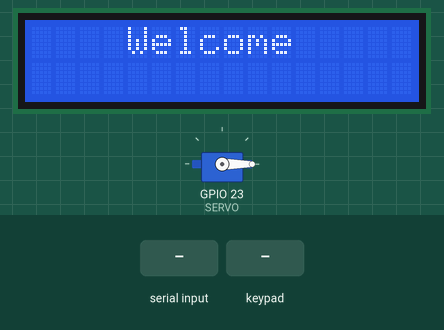
Simulated run of this sketch. Board: ESP32. Shown: servo, 16×2 character LCD. Inputs (shaded band) come from the test bench. What the sketch prints to the serial monitor is not drawn.

Above: at 1.2 s.
1.3 s: "1234" received over Serial
At 4.05 s:
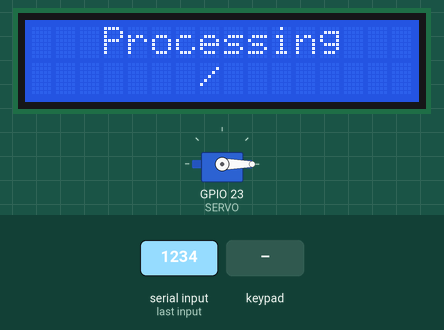
4.2 s: keypad keys 2 1 3 4 # pressed 0.4 s apart
At 6.19 s:
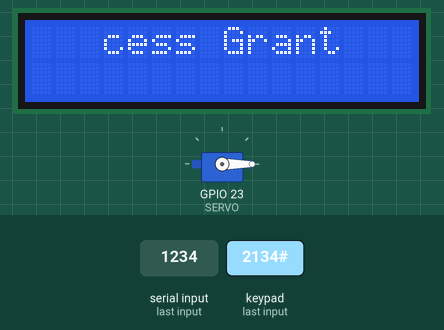
7.7 s: "1" received over Serial
10.7 s: "0" received over Serial
At 12.3 s:
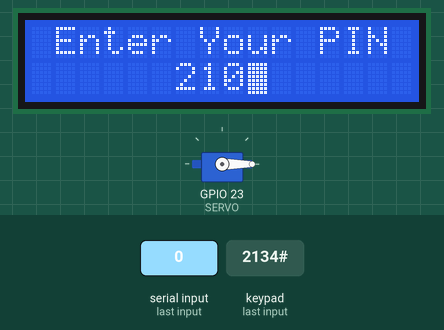
12.7 s: "2134" received over Serial
At 15.5 s:
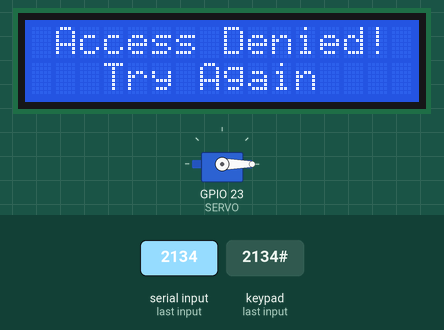

The sketch:

LCD.ino
```cpp
#include <LiquidCrystal_I2C.h>
#include <ESP32Servo.h>
#include <Keypad.h>

//SDA 21
//SCL 22
#define TRIG 16
#define ECHO 17
#define SERVO 23
#define R1 13
#define R2 12
#define R3 14
#define R4 27
#define C1 26
#define C2 25
#define C3 33
#define C4 32
#define ROWS 4
#define COLS 4

byte RowPins[ROWS] = {R1, R2, R3, R4};
byte ColPins[COLS] = {C1, C2, C3, C4};

char keys[ROWS][COLS] = {
  {'1', '2', '3', 'A'},
  {'4', '5', '6', 'B'},
  {'7', '8', '9', 'C'},
  {'*', '0', '#', 'D'},
};

LiquidCrystal_I2C lcd(0x27, 16, 2);
Keypad keypad = Keypad(makeKeymap(keys), RowPins, ColPins, ROWS, COLS);
const int PIN_CURSOR_COL = 6;
String InputPin;
enum Page { WELCOME, FADE_IN, SLIDE_IN, HOME, RUNNING };
Page currentPage = WELCOME;
unsigned long lastUpdate = 0;
int animFrame = 0;
long duration;
float distance;
float prev_dist;
unsigned long pastTime;
int distance_, xDistance;
int AdjCol = 6;
Servo servo;

void setup() {
  ESP32PWM::allocateTimer(0);
	ESP32PWM::allocateTimer(1);
	ESP32PWM::allocateTimer(2);
	ESP32PWM::allocateTimer(3);

  servo.setPeriodHertz(50);
  servo.attach(SERVO, 500, 2400);
  pinMode(TRIG, OUTPUT);
  pinMode(ECHO, INPUT);
  Serial.begin(115200);
  lcd.init();
  lcd.backlight();
  lcd.clear();
  servo.write(0);
}

// Smooth fade-in effect by toggling backlight
void fadeIn() {
  for (int i = 0; i < 3; i++) {
    lcd.noBacklight();
    delay(100);
    lcd.backlight();
    delay(100);
  }
}

// Slide text in from right
void slideText(String text, int row, int finalPos, int delayMs = 50) {
  int startPos = 16;
  for (int pos = startPos; pos >= finalPos; pos--) {
    lcd.setCursor(0, row);
    lcd.print("                "); // Clear row
    lcd.setCursor(pos, row);
    lcd.print(text);
    delay(delayMs);
  }
}

// Center text on LCD (16 chars wide)
void printCentered(String text, int row) {
  int pos = (16 - text.length()) / 2;
  lcd.setCursor(pos, row);
  lcd.print(text);
}

// Typewriter effect
void typeWriter(String text, int col, int row, int delayMs = 150) {
  for (int i = 0; i < text.length(); i++) {
    lcd.setCursor(col + i, row);
    lcd.print(text[i]);
    delay(delayMs);
  }
}

// Animated welcome sequence
void showWelcome() {
  lcd.clear();
  lcd.noCursor();
  lcd.noBlink();

  // Fade in
  // fadeIn();
  // delay(300);

  // Slide in "Welcome"
  slideText("Welcome", 0, 4, 40);
  delay(500);

  delay(1000);

  // Smooth transition to home
  // for (int i = 0; i < 16; i++) {
  //   lcd.scrollDisplayLeft();
  //   delay(100);
  // }
}

// Animated transition to home page
void transitionToHome() {
  lcd.clear();

  // Wipe effect - reveal text line by line
  String line1 = "Enter Your PIN";
  String line2 = "____";

  for (int i = 0; i <= line1.length(); i++) {
    lcd.setCursor(1, 0);
    lcd.print(line1.substring(0, i));
    delay(40);
  }

  delay(200);

  for (int i = 0; i <= line2.length(); i++) {
    lcd.setCursor(((16-line2.length())/2), 1);
    lcd.print(line2.substring(0, i));
    delay(40);
  }

  // Animate cursor to PIN position
  delay(300);
  lcd.setCursor(((16-line2.length())/2), 1);
  lcd.blink();
}

// Pulsing cursor effect for idle state
void pulseEffect() {
  static bool blinkState = false;
  if (millis() - lastUpdate > 500) {
    blinkState = !blinkState;
    if (blinkState) lcd.blink();
    else lcd.noBlink();
    lastUpdate = millis();
  }
}

// Loading animation (for after PIN entry)
void showLoading() {
  lcd.clear();
  lcd.noBlink();
  printCentered("Processing", 0);

  char loadChars[] = {'|', '/', '-', '\\'};
  for (int i = 0; i < 12; i++) {
    lcd.setCursor(7, 1);
    lcd.print(loadChars[i % 4]);
    delay(150);
  }
}

// Success animation
void showSuccess() {
  lcd.clear();

  // Expand from center
  String msg = "Access Granted!";
  int center = 8;
  for (int i = 0; i <= msg.length() / 2; i++) {
    lcd.clear();
    int start = center - i;
    lcd.setCursor(start, 0);
    lcd.print(msg.substring(msg.length()/2 - i, msg.length()/2 + i));
    delay(80);
  }

  printCentered(msg, 0);

  // Flash effect
  for (int i = 0; i < 7; i++) {
    delay(200);
    lcd.noBacklight();
    delay(100);
    lcd.backlight();
  }
}

// Error animation
void showError() {
  lcd.clear();
  lcd.noBlink();

  // Shake effect
  for (int i = 0; i < 3; i++) {
    printCentered("Access Denied!", 0);
    printCentered("Try Again", 1);
    delay(100);
    lcd.clear();
    delay(100);
  }

  printCentered("Access Denied!", 0);
  printCentered("Try Again", 1);
  delay(2000);
}

int getDist(){
  digitalWrite(TRIG, LOW);
  delayMicroseconds(2);

  digitalWrite(TRIG, HIGH);
  delayMicroseconds(10);
  digitalWrite(TRIG, LOW);

  duration = pulseIn(ECHO, HIGH);

  distance = (duration * 0.0343)/2;

  distance = (distance * 0.7) + (prev_dist * 0.3);
  prev_dist = distance;
  return distance;
}

void HandleInput(char key){
  String _key_ = String(key);
  lcd.setCursor(AdjCol, 1);
  lcd.print("-");
  AdjCol++;
}

void BackSpace(){
  lcd.noBlink();
  int Amt = AdjCol - 7;
  String TempStr = InputPin;
  String Spacer;
  InputPin = "";
  for(int i=0; i<Amt; i++){
    InputPin += TempStr[i];
  }
  lcd.setCursor(6, 1);
  for(int a=0; a<=Amt; a++){
      Spacer += " ";
  }
  lcd.print(Spacer);
  lcd.setCursor(6, 1);
  lcd.print(InputPin);
  if (AdjCol > 6){
    AdjCol --;
  };
  lcd.blink();
}

void CheckPassword(){
  lcd.noBlink();
  if(InputPin.length() == 4){
    showLoading();
    if(InputPin == "2134"){
      showSuccess();
    }else{
      showError();
    }
    delay(1000);
    currentPage = HOME;
  }
}

void loop() {
  switch (currentPage) {
    case WELCOME:
      pastTime = millis();
      showWelcome();
      currentPage = HOME;
      break;

    case HOME:
      transitionToHome();
      currentPage = RUNNING;
      InputPin = "";
      Serial.println("Ready for PIN input");
      break;

    case RUNNING:
      // lcd.noBlink();
      // lcd.noCursor();
      // if(millis() - pastTime > 250){
      //   distance_ = getDist();
      //   if((String)xDistance != (String)distance_){
      //   lcd.setCursor(6, 1);
      //   lcd.print("        ");
      //   xDistance = distance_;
      //   }
      //   pastTime = millis();
      // }else{
      //   xDistance = distance;
      //   lcd.setCursor(6, 1);
      //   lcd.print((String)distance_);
      //   Serial.println(distance_);
      //   Serial.println(millis() - pastTime);
      // }

      // if(distance_ < 35){
      //   servo.write(90);
      // }else{
      //   servo.write(0);
      // }

      // pulseEffect();

      char key = keypad.getKey();

      if (key) {
        // BuzzerInput();
        if (key == '*'){
          unsigned long CheckDelay = millis();
          AdjCol = 6;
          CheckPassword();
        }else if (key == '#'){
          BackSpace();
        }else{
          InputPin += String(key);
          HandleInput(key);
        };
      };

      // Simulate PIN input (replace with actual keypad logic)
      if (Serial.available()) {
        char key = Serial.read();
        if (key >= '0' && key <= '9') {
          InputPin += key;
          lcd.print("*"); // Show asterisk for security

          if (InputPin.length() >= 4) {
            showLoading();

            // Check PIN (example)
            if (InputPin == "1234") {
              showSuccess();
            } else {
              showError();
            }

            delay(1000);
            currentPage = HOME; // Return to home
          }
        }
      }
      break;
  }
}
```

Measured:
- after the input at 1.3 s, the display: first differs from a run without the input after 2.7 s (image 1)
- after the input at 4.2 s, the display: first differs from a run without the input after 1.5 s (image 2 shows a later state)
- after the input at 10.7 s, the display: first differs from a run without the input after 0.23 s (image 3 shows a later state)
- after the input at 12.7 s, the display: first changes at once (image 4 shows a later state)
